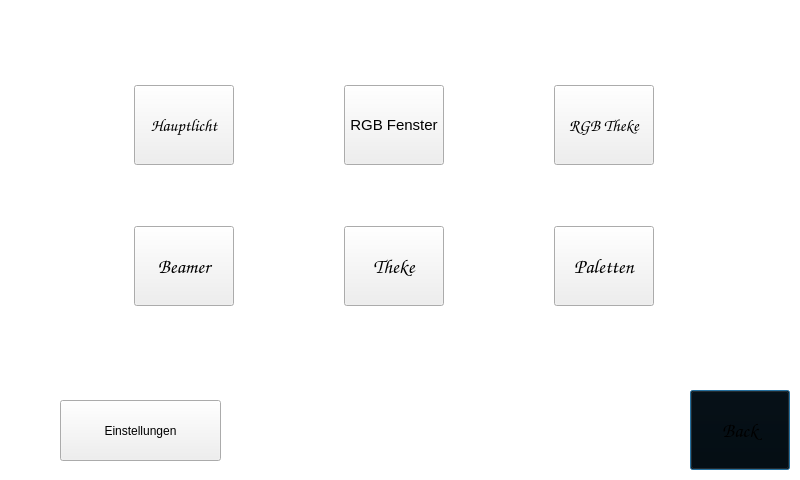
<?xml version="1.0" encoding="UTF-8"?>
<ui version="4.0">
 <class>EinstellungLicht</class>
 <widget class="QDialog" name="EinstellungLicht">
  <property name="geometry">
   <rect>
    <x>0</x>
    <y>0</y>
    <width>800</width>
    <height>480</height>
   </rect>
  </property>
  <property name="minimumSize">
   <size>
    <width>800</width>
    <height>480</height>
   </size>
  </property>
  <property name="maximumSize">
   <size>
    <width>800</width>
    <height>480</height>
   </size>
  </property>
  <property name="windowTitle">
   <string>Einstellung</string>
  </property>
  <property name="styleSheet">
   <string notr="true">QDialog{
background-color:rgb(255, 255, 255);
background-image:url(:/new/bilder/bilder/einstellung.png);
}</string>
  </property>
  <widget class="QPushButton" name="pushButtonHome">
   <property name="geometry">
    <rect>
     <x>690</x>
     <y>390</y>
     <width>100</width>
     <height>80</height>
    </rect>
   </property>
   <property name="sizePolicy">
    <sizepolicy hsizetype="Fixed" vsizetype="Fixed">
     <horstretch>0</horstretch>
     <verstretch>0</verstretch>
    </sizepolicy>
   </property>
   <property name="minimumSize">
    <size>
     <width>100</width>
     <height>80</height>
    </size>
   </property>
   <property name="maximumSize">
    <size>
     <width>100</width>
     <height>80</height>
    </size>
   </property>
   <property name="font">
    <font>
     <family>Comic Sans MS</family>
     <pointsize>15</pointsize>
    </font>
   </property>
   <property name="styleSheet">
    <string notr="true">QPushButton{
	background-color:transperant;

border-image:url(:/new/bilder/bilder/zurueck.png) 1;
border-width: 1px;
}</string>
   </property>
   <property name="text">
    <string>Back</string>
   </property>
  </widget>
  <widget class="QWidget" name="gridLayoutWidget">
   <property name="geometry">
    <rect>
     <x>30</x>
     <y>30</y>
     <width>731</width>
     <height>331</height>
    </rect>
   </property>
   <layout class="QGridLayout" name="gridLayout">
    <item row="0" column="1">
     <widget class="QPushButton" name="pushButtonRGBWand">
      <property name="sizePolicy">
       <sizepolicy hsizetype="Fixed" vsizetype="Fixed">
        <horstretch>0</horstretch>
        <verstretch>0</verstretch>
       </sizepolicy>
      </property>
      <property name="minimumSize">
       <size>
        <width>100</width>
        <height>80</height>
       </size>
      </property>
      <property name="maximumSize">
       <size>
        <width>100</width>
        <height>80</height>
       </size>
      </property>
      <property name="font">
       <font>
        <family>MS Shell Dlg 2</family>
        <pointsize>11</pointsize>
        <weight>9</weight>
        <italic>false</italic>
        <bold>false</bold>
       </font>
      </property>
      <property name="styleSheet">
       <string notr="true">font: 75 11pt &quot;MS Shell Dlg 2&quot;;</string>
      </property>
      <property name="text">
       <string>RGB Fenster</string>
      </property>
     </widget>
    </item>
    <item row="1" column="0">
     <widget class="QPushButton" name="pushButtonBeamer">
      <property name="sizePolicy">
       <sizepolicy hsizetype="Fixed" vsizetype="Fixed">
        <horstretch>0</horstretch>
        <verstretch>0</verstretch>
       </sizepolicy>
      </property>
      <property name="minimumSize">
       <size>
        <width>100</width>
        <height>80</height>
       </size>
      </property>
      <property name="maximumSize">
       <size>
        <width>100</width>
        <height>80</height>
       </size>
      </property>
      <property name="font">
       <font>
        <family>Comic Sans MS</family>
        <pointsize>15</pointsize>
        <weight>75</weight>
        <italic>true</italic>
        <bold>true</bold>
       </font>
      </property>
      <property name="styleSheet">
       <string notr="true"/>
      </property>
      <property name="text">
       <string>Beamer</string>
      </property>
     </widget>
    </item>
    <item row="1" column="2">
     <widget class="QPushButton" name="pushButtonPaletten">
      <property name="sizePolicy">
       <sizepolicy hsizetype="Fixed" vsizetype="Fixed">
        <horstretch>0</horstretch>
        <verstretch>0</verstretch>
       </sizepolicy>
      </property>
      <property name="minimumSize">
       <size>
        <width>100</width>
        <height>80</height>
       </size>
      </property>
      <property name="maximumSize">
       <size>
        <width>100</width>
        <height>80</height>
       </size>
      </property>
      <property name="font">
       <font>
        <family>Comic Sans MS</family>
        <pointsize>15</pointsize>
        <weight>75</weight>
        <italic>true</italic>
        <bold>true</bold>
       </font>
      </property>
      <property name="text">
       <string>Paletten</string>
      </property>
     </widget>
    </item>
    <item row="1" column="1">
     <widget class="QPushButton" name="pushButtonTheke">
      <property name="sizePolicy">
       <sizepolicy hsizetype="Fixed" vsizetype="Fixed">
        <horstretch>0</horstretch>
        <verstretch>0</verstretch>
       </sizepolicy>
      </property>
      <property name="minimumSize">
       <size>
        <width>100</width>
        <height>80</height>
       </size>
      </property>
      <property name="maximumSize">
       <size>
        <width>100</width>
        <height>80</height>
       </size>
      </property>
      <property name="font">
       <font>
        <family>Comic Sans MS</family>
        <pointsize>15</pointsize>
        <weight>75</weight>
        <italic>true</italic>
        <bold>true</bold>
       </font>
      </property>
      <property name="text">
       <string>Theke</string>
      </property>
     </widget>
    </item>
    <item row="0" column="0">
     <widget class="QPushButton" name="pushButtonHauptlicht">
      <property name="sizePolicy">
       <sizepolicy hsizetype="Fixed" vsizetype="Fixed">
        <horstretch>0</horstretch>
        <verstretch>0</verstretch>
       </sizepolicy>
      </property>
      <property name="minimumSize">
       <size>
        <width>0</width>
        <height>80</height>
       </size>
      </property>
      <property name="maximumSize">
       <size>
        <width>100</width>
        <height>80</height>
       </size>
      </property>
      <property name="font">
       <font>
        <family>Comic Sans MS</family>
        <pointsize>13</pointsize>
        <weight>75</weight>
        <italic>true</italic>
        <bold>true</bold>
        <kerning>true</kerning>
       </font>
      </property>
      <property name="styleSheet">
       <string notr="true"/>
      </property>
      <property name="text">
       <string>Hauptlicht</string>
      </property>
     </widget>
    </item>
    <item row="0" column="2">
     <widget class="QPushButton" name="pushButtonRGBTheke">
      <property name="sizePolicy">
       <sizepolicy hsizetype="Fixed" vsizetype="Fixed">
        <horstretch>0</horstretch>
        <verstretch>0</verstretch>
       </sizepolicy>
      </property>
      <property name="minimumSize">
       <size>
        <width>100</width>
        <height>80</height>
       </size>
      </property>
      <property name="maximumSize">
       <size>
        <width>100</width>
        <height>80</height>
       </size>
      </property>
      <property name="font">
       <font>
        <family>Comic Sans MS</family>
        <pointsize>13</pointsize>
        <weight>75</weight>
        <italic>true</italic>
        <bold>true</bold>
       </font>
      </property>
      <property name="text">
       <string>RGB Theke</string>
      </property>
     </widget>
    </item>
   </layout>
  </widget>
  <widget class="QPushButton" name="pushButtonEinstellung">
   <property name="geometry">
    <rect>
     <x>60</x>
     <y>400</y>
     <width>161</width>
     <height>61</height>
    </rect>
   </property>
   <property name="text">
    <string>Einstellungen</string>
   </property>
  </widget>
 </widget>
 <resources/>
 <connections>
  <connection>
   <sender>pushButtonHome</sender>
   <signal>clicked()</signal>
   <receiver>EinstellungLicht</receiver>
   <slot>close()</slot>
   <hints>
    <hint type="sourcelabel">
     <x>713</x>
     <y>430</y>
    </hint>
    <hint type="destinationlabel">
     <x>611</x>
     <y>427</y>
    </hint>
   </hints>
  </connection>
 </connections>
</ui>
